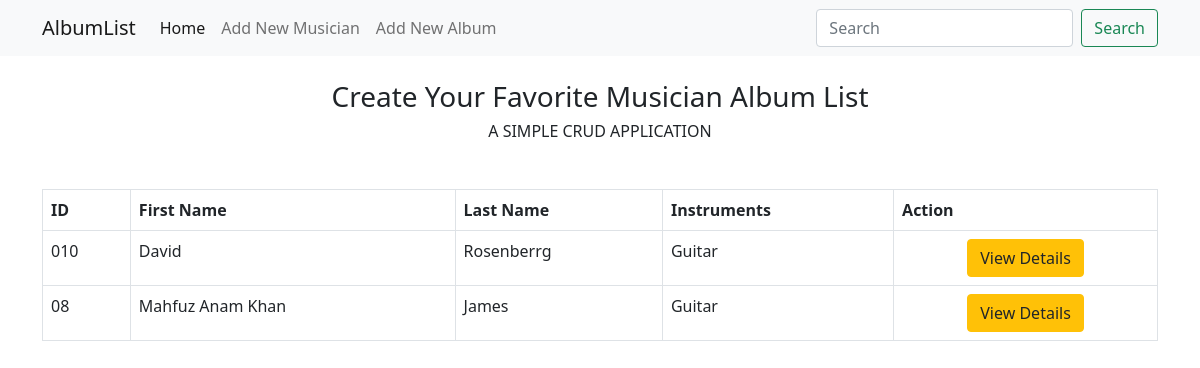
Before: / with the older database file.
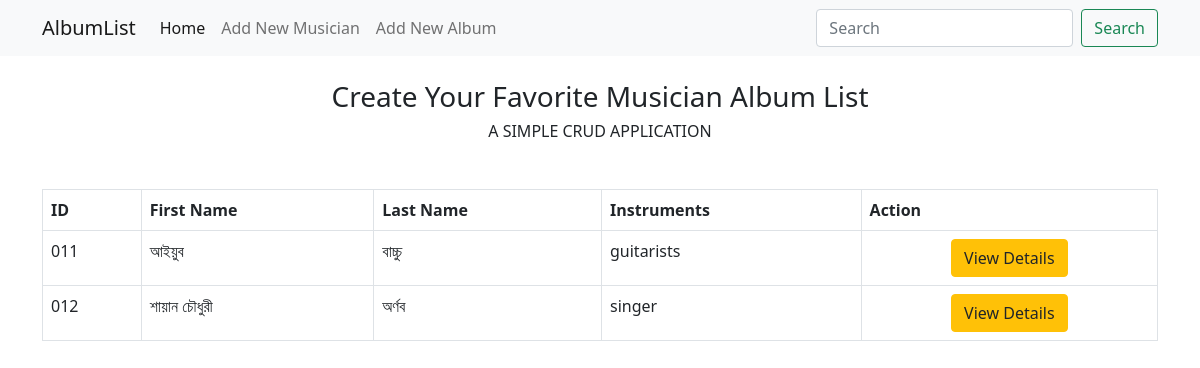
After: the same page with the newer database file.
### album/models.py (models this page shows, shortened)
class Musician(models.Model):
    first_name = models.CharField(max_length=100)
    last_name = models.CharField(max_length=100)
    instrument = models.CharField(max_length=50)

### album/views.py (the view)
# urls.py: path('', views.home, name='home'),
def home(request):
    musician_list = Musician.objects.order_by('first_name')
    return render(request, 'album/album.html', {'album': musician_list})

### album/templates/album/album.html (shortened to what this page needs)
{% extends 'core/base.html'%} {% block body %}
<h3 class="mt-4 text-center">Create Your Favorite Musician Album List</h3>
<h6 class="mb-5 text-center">A SIMPLE CRUD APPLICATION</h6>
<table class="table table-bordered">
  <th>ID</th>
  <th>First Name</th>
  <th>Last Name</th>
  <th>Instruments</th>
  <th>Action</th>
  <tbody>
    {% for row in album %}
    <tr>
      <td>0{{row.id}}</td>
      <td>{{row.first_name}}</td>
      <td>{{row.last_name}}</td>
      <td>{{row.instrument}}</td>
      <td class="text-center">
        <button class="btn btn-warning">
          <a
            class="text-decoration-none text-dark"
            href="{% url 'album:album_list' id=row.id  %}"
          >
            View Details</a
          >
        </button>
      </td>
    </tr>
    {% endfor%} {% endblock %}

### core/templates/core/base.html (shortened to what this page needs)
<!DOCTYPE html>
<html lang="en">
  <head>
    <link
      href="https://cdn.jsdelivr.net/npm/bootstrap@5.0.2/dist/css/bootstrap.min.css"
      rel="stylesheet"
    />
  </head>
  <body>
    <nav class="navbar navbar-expand-lg navbar-light bg-light">
      <div class="container">
        <a class="navbar-brand" href="/">AlbumList</a>
        <div class="collapse navbar-collapse" id="navbarSupportedContent">
          <ul class="navbar-nav me-auto mb-2 mb-lg-0">
            <li class="nav-item">
              <a class="nav-link active" aria-current="page" href="/">Home</a>
            </li>
            <li class="nav-item">
              <a class="nav-link" href="{% url 'album:add_new_musician' %}"
                >Add New Musician</a
              >
            </li>
            <li class="nav-item">
              <a class="nav-link" href="{% url 'album:add_new_album' %}"
                >Add New Album</a
              >
            </li>
          </ul>
          <form class="d-flex">
            <input
              class="form-control me-2"
              type="search"
              placeholder="Search"
              aria-label="Search"
            />
            <button class="btn btn-outline-success" type="submit">
              Search
            </button>
          </form>
        </div>
      </div>
    </nav>
    <div class="container">{% block body %}{% endblock %}</div>
  </body>
</html>

Changed rows visible on the page:
removed Musician: id "10", first_name "David", last_name "Rosenberrg", instrument "Guitar"
removed Musician: id "8", first_name "Mahfuz Anam Khan", last_name "James", instrument "Guitar"
added Musician: id "11", first_name "আইয়ুব", last_name "বাচ্চু", instrument "guitarists"
added Musician: id "12", first_name "শায়ান চৌধুরী", last_name "অর্ণব", instrument "singer"
